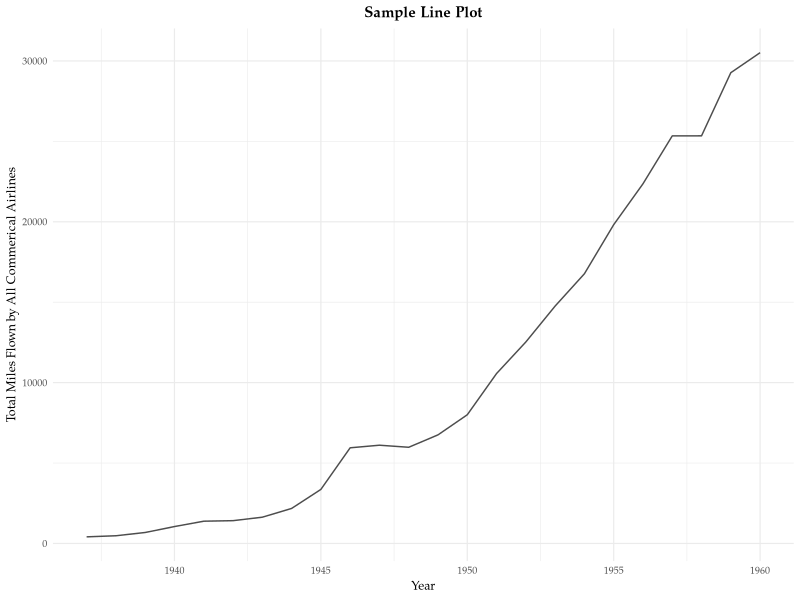

This chart was generated by the following R code:
################################################################################
# Line Plot Using ggplot2
################################################################################

# Basic ggplot-related packages

library(ggplot2)

rm(list = ls())

# Setting options for plot formatting, including font type + size, and title
# alignment, using `minimal` theme

theme_bcg <- theme_minimal(base_size = 9, base_family = "Palatino") + 
  theme(plot.title = element_text(hjust = 0.5, face = "bold"))

# Airmiles data set contains figures for the revenue passenger miles flown by 
# commercial airlines in the United States for each year from 1937 to 1960

data(airmiles)

################################################################################
# Line Plot
################################################################################

# Constructing dataframe to pass to `ggplot`

df <- as.data.frame(cbind(1937:1960, 
                    airmiles[1:24]))

# Basic line plot

ggplot(df) + 
  geom_line(aes(x = V1, y = V2), size = 0.5, color = "grey30") + 
  labs(title = "Sample Line Plot", 
       y = "Total Miles Flown by All Commerical Airlines", 
       x = "Year") + 
  theme_bcg



